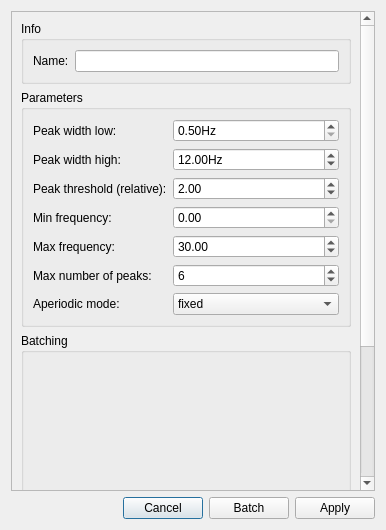
<?xml version="1.0" encoding="UTF-8"?>
<ui version="4.0">
 <class>CreateReportDialog</class>
 <widget class="QDialog" name="CreateReportDialog">
  <property name="geometry">
   <rect>
    <x>0</x>
    <y>0</y>
    <width>386</width>
    <height>530</height>
   </rect>
  </property>
  <property name="windowTitle">
   <string>Meggie - Create report</string>
  </property>
  <layout class="QGridLayout" name="gridLayout">
   <item row="2" column="0">
    <layout class="QHBoxLayout" name="horizontalLayoutButtons">
     <item>
      <spacer name="horizontalSpacer">
       <property name="orientation">
        <enum>Qt::Horizontal</enum>
       </property>
       <property name="sizeHint" stdset="0">
        <size>
         <width>40</width>
         <height>20</height>
        </size>
       </property>
      </spacer>
     </item>
     <item>
      <widget class="QPushButton" name="pushButtonCancel">
       <property name="text">
        <string>Cancel</string>
       </property>
      </widget>
     </item>
     <item>
      <widget class="QPushButton" name="pushButtonBatch">
       <property name="text">
        <string>Batch</string>
       </property>
      </widget>
     </item>
     <item>
      <widget class="QPushButton" name="pushButtonApply">
       <property name="text">
        <string>Apply</string>
       </property>
      </widget>
     </item>
    </layout>
   </item>
   <item row="0" column="0">
    <widget class="QScrollArea" name="scrollArea">
     <property name="widgetResizable">
      <bool>true</bool>
     </property>
     <widget class="QWidget" name="scrollAreaWidgetContents">
      <property name="geometry">
       <rect>
        <x>0</x>
        <y>0</y>
        <width>352</width>
        <height>700</height>
       </rect>
      </property>
      <layout class="QGridLayout" name="gridLayout_2">
       <item row="2" column="0">
        <widget class="QGroupBox" name="groupBoxBatching">
         <property name="title">
          <string>Batching</string>
         </property>
         <layout class="QGridLayout" name="gridLayoutBatching">
          <property name="leftMargin">
           <number>9</number>
          </property>
          <property name="topMargin">
           <number>9</number>
          </property>
          <property name="rightMargin">
           <number>9</number>
          </property>
          <property name="bottomMargin">
           <number>9</number>
          </property>
          <item row="0" column="0">
           <widget class="QWidget" name="batchingWidgetPlaceholder" native="true">
            <property name="minimumSize">
             <size>
              <width>300</width>
              <height>300</height>
             </size>
            </property>
           </widget>
          </item>
         </layout>
        </widget>
       </item>
       <item row="0" column="0">
        <widget class="QGroupBox" name="groupBoxInfo">
         <property name="title">
          <string>Info</string>
         </property>
         <layout class="QFormLayout" name="formLayout">
          <item row="2" column="0">
           <widget class="QLabel" name="labelName">
            <property name="text">
             <string>Name:</string>
            </property>
           </widget>
          </item>
          <item row="2" column="1">
           <widget class="QLineEdit" name="lineEditName"/>
          </item>
         </layout>
        </widget>
       </item>
       <item row="3" column="0">
        <spacer name="verticalSpacer">
         <property name="orientation">
          <enum>Qt::Vertical</enum>
         </property>
         <property name="sizeHint" stdset="0">
          <size>
           <width>20</width>
           <height>40</height>
          </size>
         </property>
        </spacer>
       </item>
       <item row="1" column="0">
        <widget class="QGroupBox" name="groupBoxParameters">
         <property name="title">
          <string>Parameters</string>
         </property>
         <layout class="QFormLayout" name="formLayout_2">
          <item row="0" column="0">
           <widget class="QLabel" name="labelPeakWidthLow">
            <property name="text">
             <string>Peak width low:</string>
            </property>
           </widget>
          </item>
          <item row="0" column="1">
           <widget class="QDoubleSpinBox" name="doubleSpinBoxPeakWidthLow">
            <property name="suffix">
             <string>Hz</string>
            </property>
            <property name="minimum">
             <double>0.500000000000000</double>
            </property>
            <property name="maximum">
             <double>999.990000000000009</double>
            </property>
            <property name="singleStep">
             <double>0.100000000000000</double>
            </property>
           </widget>
          </item>
          <item row="1" column="0">
           <widget class="QLabel" name="labelPeakWidthHigh">
            <property name="text">
             <string>Peak width high:</string>
            </property>
           </widget>
          </item>
          <item row="1" column="1">
           <widget class="QDoubleSpinBox" name="doubleSpinBoxPeakWidthHigh">
            <property name="suffix">
             <string>Hz</string>
            </property>
            <property name="maximum">
             <double>999.990000000000009</double>
            </property>
            <property name="singleStep">
             <double>0.100000000000000</double>
            </property>
            <property name="value">
             <double>12.000000000000000</double>
            </property>
           </widget>
          </item>
          <item row="2" column="0">
           <widget class="QLabel" name="labelPeakThreshold">
            <property name="text">
             <string>Peak threshold (relative):</string>
            </property>
           </widget>
          </item>
          <item row="2" column="1">
           <widget class="QDoubleSpinBox" name="doubleSpinBoxPeakThreshold">
            <property name="maximum">
             <double>9999.989999999999782</double>
            </property>
            <property name="singleStep">
             <double>0.100000000000000</double>
            </property>
            <property name="value">
             <double>2.000000000000000</double>
            </property>
           </widget>
          </item>
          <item row="3" column="0">
           <widget class="QLabel" name="labelFreqMin">
            <property name="text">
             <string>Min frequency:</string>
            </property>
           </widget>
          </item>
          <item row="3" column="1">
           <widget class="QDoubleSpinBox" name="doubleSpinBoxFreqMin">
            <property name="maximum">
             <double>999.990000000000009</double>
            </property>
           </widget>
          </item>
          <item row="4" column="0">
           <widget class="QLabel" name="labelFreqMax">
            <property name="text">
             <string>Max frequency:</string>
            </property>
           </widget>
          </item>
          <item row="4" column="1">
           <widget class="QDoubleSpinBox" name="doubleSpinBoxFreqMax">
            <property name="maximum">
             <double>999.990000000000009</double>
            </property>
            <property name="value">
             <double>30.000000000000000</double>
            </property>
           </widget>
          </item>
          <item row="5" column="0">
           <widget class="QLabel" name="labelMaxNPeaks">
            <property name="text">
             <string>Max number of peaks:</string>
            </property>
           </widget>
          </item>
          <item row="5" column="1">
           <widget class="QSpinBox" name="spinBoxMaxNPeaks">
            <property name="value">
             <number>6</number>
            </property>
           </widget>
          </item>
          <item row="6" column="0">
           <widget class="QLabel" name="labelAperiodicMode">
            <property name="text">
             <string>Aperiodic mode:</string>
            </property>
           </widget>
          </item>
          <item row="6" column="1">
           <widget class="QComboBox" name="comboBoxAperiodicMode">
            <item>
             <property name="text">
              <string>fixed</string>
             </property>
            </item>
            <item>
             <property name="text">
              <string>knee</string>
             </property>
            </item>
           </widget>
          </item>
         </layout>
        </widget>
       </item>
      </layout>
     </widget>
    </widget>
   </item>
  </layout>
 </widget>
 <tabstops>
  <tabstop>scrollArea</tabstop>
  <tabstop>lineEditName</tabstop>
  <tabstop>doubleSpinBoxPeakWidthLow</tabstop>
  <tabstop>doubleSpinBoxPeakWidthHigh</tabstop>
  <tabstop>doubleSpinBoxPeakThreshold</tabstop>
  <tabstop>doubleSpinBoxFreqMin</tabstop>
  <tabstop>doubleSpinBoxFreqMax</tabstop>
  <tabstop>spinBoxMaxNPeaks</tabstop>
  <tabstop>comboBoxAperiodicMode</tabstop>
  <tabstop>pushButtonCancel</tabstop>
  <tabstop>pushButtonBatch</tabstop>
  <tabstop>pushButtonApply</tabstop>
 </tabstops>
 <resources/>
 <connections>
  <connection>
   <sender>pushButtonCancel</sender>
   <signal>clicked()</signal>
   <receiver>CreateReportDialog</receiver>
   <slot>close()</slot>
   <hints>
    <hint type="sourcelabel">
     <x>298</x>
     <y>509</y>
    </hint>
    <hint type="destinationlabel">
     <x>181</x>
     <y>265</y>
    </hint>
   </hints>
  </connection>
  <connection>
   <sender>pushButtonApply</sender>
   <signal>clicked()</signal>
   <receiver>CreateReportDialog</receiver>
   <slot>accept()</slot>
   <hints>
    <hint type="sourcelabel">
     <x>181</x>
     <y>509</y>
    </hint>
    <hint type="destinationlabel">
     <x>181</x>
     <y>265</y>
    </hint>
   </hints>
  </connection>
  <connection>
   <sender>pushButtonBatch</sender>
   <signal>clicked()</signal>
   <receiver>CreateReportDialog</receiver>
   <slot>acceptBatch()</slot>
   <hints>
    <hint type="sourcelabel">
     <x>65</x>
     <y>509</y>
    </hint>
    <hint type="destinationlabel">
     <x>181</x>
     <y>265</y>
    </hint>
   </hints>
  </connection>
 </connections>
 <slots>
  <slot>acceptBatch()</slot>
 </slots>
</ui>
